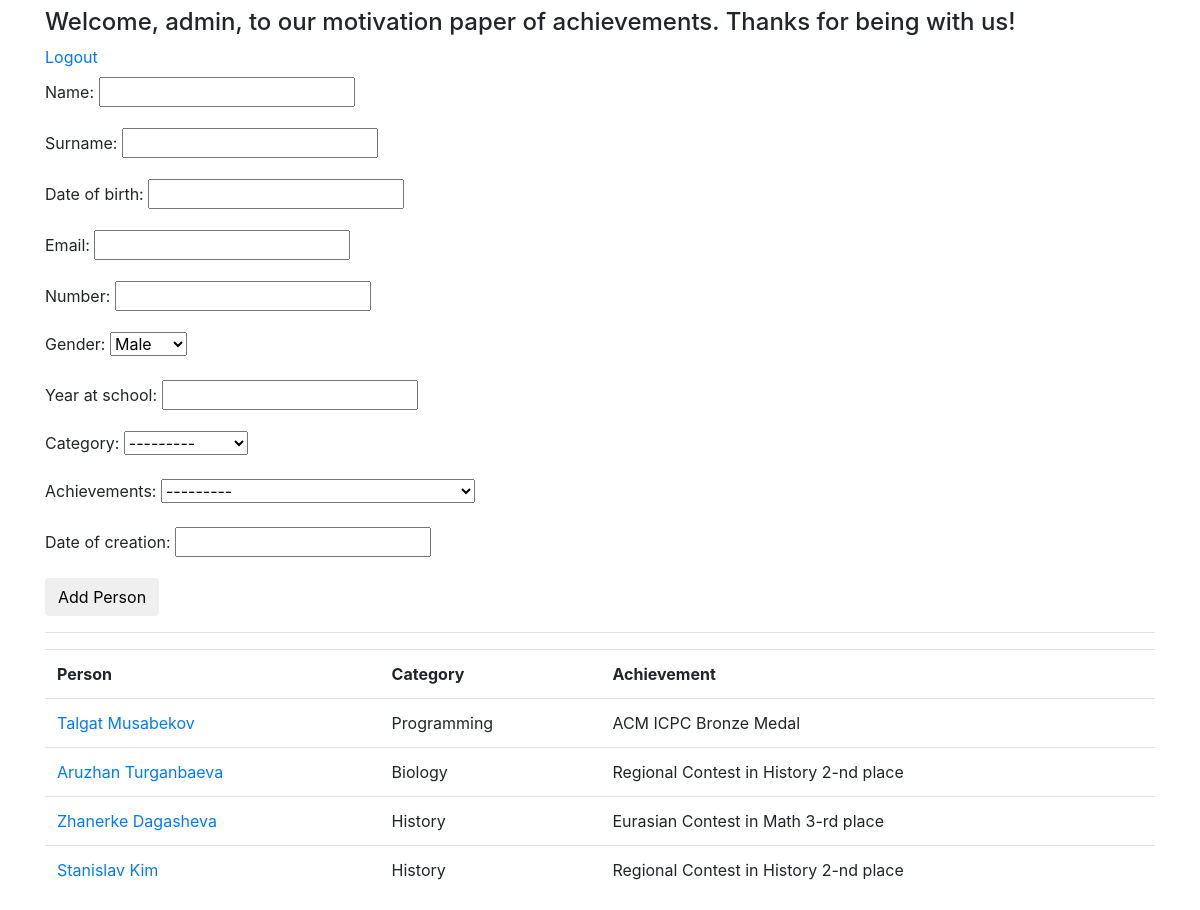
The app's page / (signed in) with its own data.
### main/models.py (models this page shows, shortened)
class Category (models.Model):
    class Meta:
        verbose_name = "Category"
        verbose_name_plural = "Categories"
    name = models.CharField(max_length=100)
    date_created = models.DateTimeField('date of creation')
    def __str__(self):
        return self.name

class Person(models.Model):
    name = models.CharField(max_length=200)
    surname = models.CharField(max_length=200)
    date_of_birth = models.DateField('date of birth')
    email = models.EmailField()
    number = models.CharField(max_length=20)
    MALE = 'M'
    FEMALE = 'F'
    GENDER_CHOICES = (
        (MALE, 'Male'),
        (FEMALE, 'Female')
    )
    gender = models.CharField(
        max_length=1,
        choices=GENDER_CHOICES,
        default=MALE,
    )
    year_at_school = models.IntegerField()
    category = models.ForeignKey(Category, on_delete=models.CASCADE, related_name='categories')
    achievements = models.ForeignKey(Achievements, on_delete=models.CASCADE, related_name='achievements')
    date_created = models.DateTimeField('date of creation')

class Achievements(models.Model):
    class Meta:
        verbose_name = "Achievement"
        verbose_name_plural = "Achievements"
    title = models.CharField(max_length=500)
    date_created = models.DateTimeField('date of creation')
    def __str__(self):
        return self.title

### main/views.py (the view, shortened to what this page needs)
# urls.py: path('', views.IndexView.as_view(), name='home'),
class IndexView(FormMixin, ListView):
    template_name = "main/home.html"
    authentication_classes = (TokenAuthentication,)
    permission_classes = (IsAuthenticated,)
    serializer_class = PersonModelSerializer
    form_class = PersonListForm
    def get_context_data(self, **kwargs):
        context = super().get_context_data(**kwargs)
        context['form'] = self.get_form()
        context['persons_list'] = Person.objects.all()
        return context
    def get_queryset(self):
        return Person.objects.all().order_by('-date_created')

### main/forms.py
class PersonListForm(forms.ModelForm):
	class Meta:
		model = Person
		fields = ['id', 'name', 'surname', 'date_of_birth', 'email', 'number', 'gender', 'year_at_school', 'category', 'achievements', 'date_created']

### main/templates/main/home.html (shortened to what this page needs)
{% extends 'main/base.html' %}
{% block body %}
    {% if persons_list %}
        <table style="width:100%" class="table">
            <tr class="column_names">
                <th>Person</th>
                <th>Category</th>
                <th>Achievement</th>
            </tr>
            {% if user.is_authenticated %}
                <form action="{% url 'main:home' %}" method="post">
                    {{form.as_p}}
                    <input type="submit" class="btn btn-default" value="Add Person">
                </form>
                <hr/>
            {% endif %}
            {% for persons in persons_list %}
                <tr class="columns">
                    <td><a href="{% url 'main:details' persons.id %}">{{ persons.name }} {{ persons.surname }}</a></td>
                    <td>{{ persons.category }}</td>
                    <td>{{ persons.achievements }}</td>
                </tr>
            {% endfor %}
        </table>
    {% else %}
        <p>No persons is available who got achievements in the specified category yet.</p>
    {% endif %}
{% endblock %}

### main/templates/main/base.html (shortened to what this page needs)
<!DOCTYPE html>
<html lang="en">
<head>
    <link rel="stylesheet" href="https://stackpath.bootstrapcdn.com/bootstrap/4.1.3/css/bootstrap.min.css">
    </head>
<body>
    <div class="navbar navbar-default">
        <div class="container">
            <ul class="nav navbar-nav navbar-right">
                {% if user.is_authenticated %}
					<li>
						<h4>Welcome, {{ user.username }}, to our motivation paper of achievements. Thanks for being with us!</h4>
					</li>
					<li>
						<a href ="{% url 'auth_:logout' %}">Logout</a>
					</li>
				{% endif %}
            </ul>
        </div>
    </div>
    <div class="container">
        {% block body %}
        {% endblock %}
    </div>
</body>
</html>

### records on screen
Person: name "Talgat", surname "Musabekov", category "Programming", achievements "ACM ICPC Bronze Medal"
Person: name "Aruzhan", surname "Turganbaeva", category "Biology", achievements "Regional Contest in History 2-nd place"
Person: name "Zhanerke", surname "Dagasheva", category "History", achievements "Eurasian Contest in Math 3-rd place"
Person: name "Stanislav", surname "Kim", category "History", achievements "Regional Contest in History 2-nd place"

### other values on screen
{{ user.username }} "admin"
